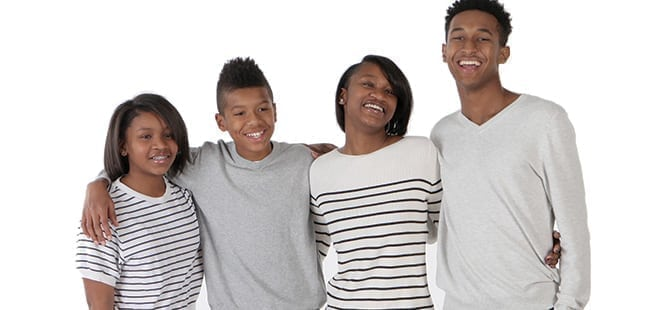
#> input picture university/masters/digital-image-processing/lab3_face_recognition_method_comparison/data/input/input_1.jpg, 660 x 310 px; the run also reads 2 pictures not shown here
$ jupyter execute --allow-errors main.ipynb
#> lines starting #> are read from the running program, lines starting #| are printed output that depends on the picture
[cell 1]
import cv2
from numpy import ndarray, dtype, generic

def prepare_input_image(image_path: str) -> ndarray[int, dtype[generic]]:
    img = cv2.imread(image_path)
    return cv2.cvtColor(img, cv2.COLOR_BGR2GRAY)

[cell 2]
import numpy as np


def noisy(noise_typ, image):
    if noise_typ == "gauss":
        row, col, ch = image.shape
        mean = 0
        var = 0.1
        sigma = var**0.5
        gauss = np.random.normal(mean, sigma, (row, col, ch))
        gauss = gauss.reshape(row, col, ch)
        noisy = image + gauss
        return noisy
    elif noise_typ == "s&p":
        row, col, ch = image.shape
        s_vs_p = 0.5
        amount = 0.004
        out = np.copy(image)
        # Salt mode
        num_salt = np.ceil(amount * image.size * s_vs_p)
        coords = [np.random.randint(0, i - 1, int(num_salt)) for i in image.shape]
        out[coords] = 1

        # Pepper mode
        num_pepper = np.ceil(amount * image.size * (1.0 - s_vs_p))
        coords = [np.random.randint(0, i - 1, int(num_pepper)) for i in image.shape]
        out[coords] = 0
        return out
    elif noise_typ == "poisson":
        vals = len(np.unique(image))
        vals = 2 ** np.ceil(np.log2(vals))
        noisy = np.random.poisson(image * vals) / float(vals)
        return noisy
    elif noise_typ == "speckle":
        row, col = image.shape
        gauss = np.random.randn(row, col)
        gauss = gauss.reshape(row, col)
        noisy = image + image * gauss
        return noisy

[cell 3]
# Prepare input images

import cv2
import timeit
from lab3_face_recognition_method_comparison.definitions import HAAR_CASCADES_DIR, FACE_DB_DIR, DATA_OUTPUT_DIR
from pathlib import Path

def prepare_input(image_path: Path, scale_factor: float = 1.3, min_neighbours: int = 3):
#> called with scale_factor = 1.3, min_neighbours = 3
    img = cv2.imread(str(image_path))
#> img is the input picture: shape (310, 660, 3); mean B, G, R 202.7, 204, 209.1
    gray = cv2.cvtColor(img, cv2.COLOR_BGR2GRAY)
    face_cascade = cv2.CascadeClassifier(str(HAAR_CASCADES_DIR / 'haarcascade_frontalface_default.xml'))
    # image, scaleFactor(1.00 ..), minNeighbors (1, 2, ..), minSize, maxSize
    faces = face_cascade.detectMultiScale(img, scale_factor, min_neighbours)
#> faces = [[438, 15, 63, 63], [347, 67, 55, 55], [224, 91, 53, 53], [126, 113, 62, 62]]
    paths = []
    img = img.copy()
    for i, (x,y,w,h) in enumerate(faces):
        img = cv2.rectangle(img,(x,y),(x+w,y+h),(255,0,0),2)
        f = cv2.resize(gray[y:y+h, x:x+w], (200, 200))
        paths.append(f"{FACE_DB_DIR}/{image_path.name.rstrip('.jpg')}/vardas_{i}.pgm")
        if not (FACE_DB_DIR / image_path.name.rstrip('.jpg')).exists():
            (FACE_DB_DIR / image_path.name.rstrip('.jpg')).mkdir(parents=True)
        cv2.imwrite(f'{FACE_DB_DIR}/{image_path.name.rstrip(".jpg")}/vardas_{i}.pgm', f)
#> this loop made 4 passes
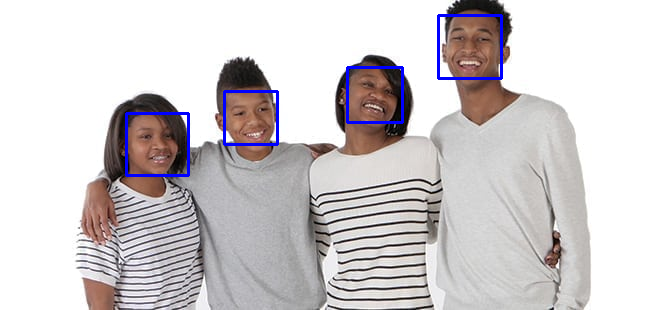
#> img: shape (310, 660, 3); mean B, G, R 204.8, 202.5, 207.3
#> after the loop, paths = 4 items


    print("Detected faces: %d" %len(faces))
#| Detected faces: 4
    cv2.imwrite(f"{DATA_OUTPUT_DIR}/{image_path.name}", img)
    return paths

[cell 4]
from lab3_face_recognition_method_comparison.definitions import DATA_INPUT_DIR, DATA_OUTPUT_DIR

input_image_1 = prepare_input(DATA_INPUT_DIR / "input_1.jpg")
#> input_image_1 = 4 items
input_image_2 = prepare_input(DATA_INPUT_DIR / "input_2.jpg")
#> call 2 of prepare_input, with scale_factor = 1.3, min_neighbours = 3
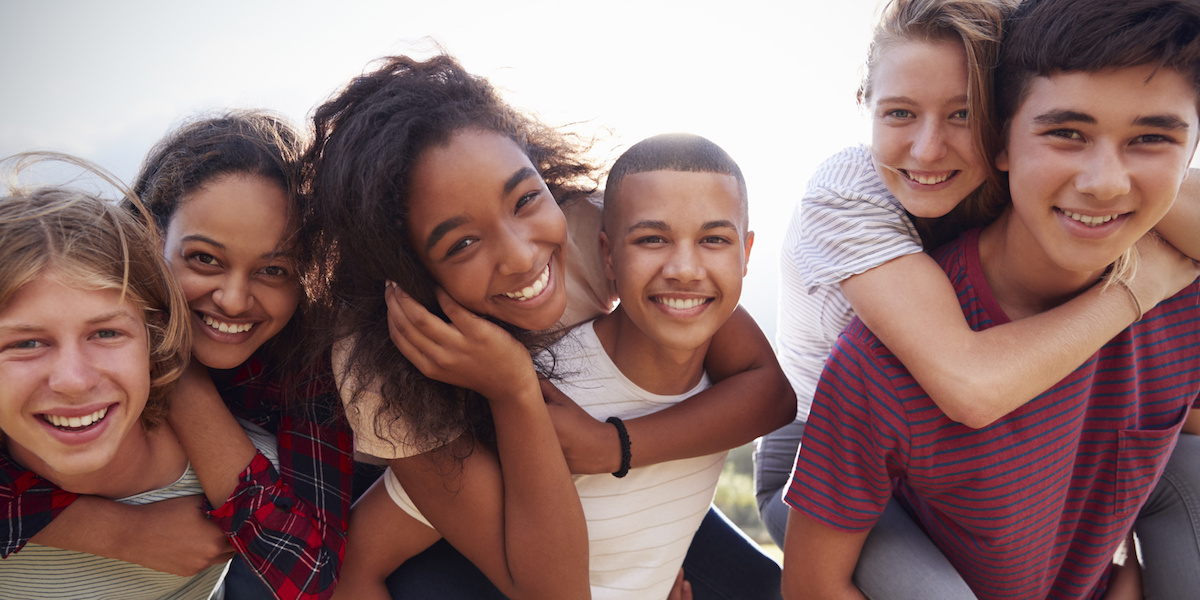
#> input picture university/masters/digital-image-processing/lab3_face_recognition_method_comparison/data/input/input_2.jpg, 1200 x 600 px
#> in prepare_input, img is the input picture: shape (600, 1200, 3); mean B, G, R 108.6, 110.9, 141.1
#> in prepare_input (call 2), `gray = cv2.cvtColor(img, cv2.COLOR_BGR2GRAY)`:
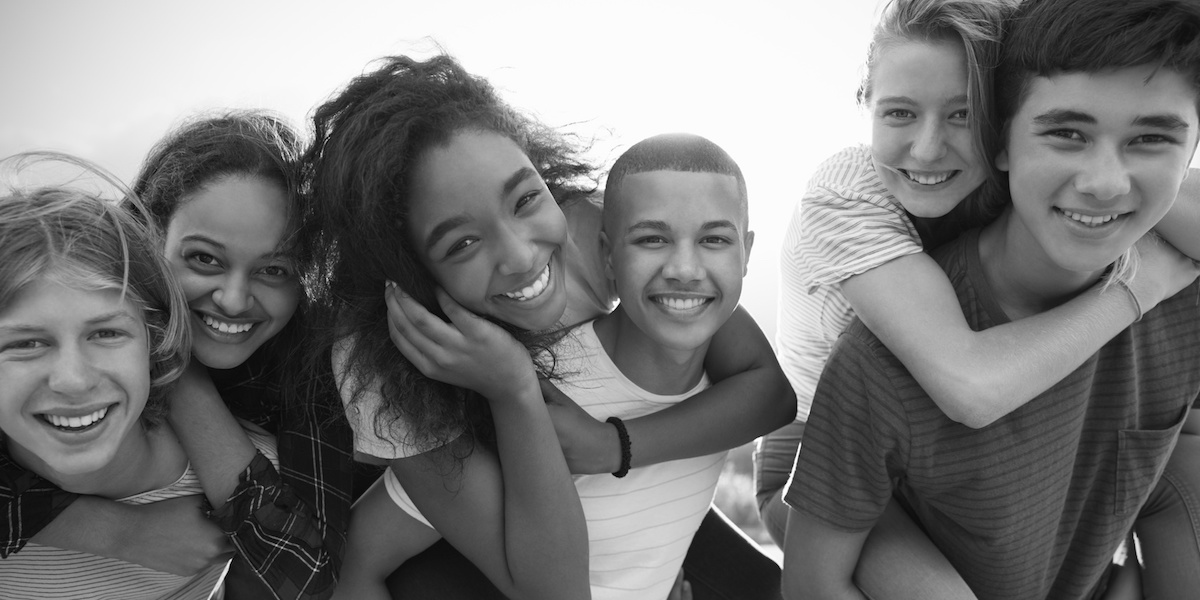
#> gray: shape (600, 1200); min 0, max 255, mean 119.7
#> in prepare_input (call 2), `faces = face_cascade.detectMultiScale(img, scale_factor, min_neighbours)`: faces = [[603, 179, 159, 159], [842, 50, 166, 166], [154, 203, 166, 166], [989, 65, 196, 196]]
#> the loop in prepare_input (call 2), `for i, (x,y,w,h) in enumerate(faces):` made 4 passes
#> after the loop in prepare_input (call 2), `for i, (x,y,w,h) in enumerate(faces):`:
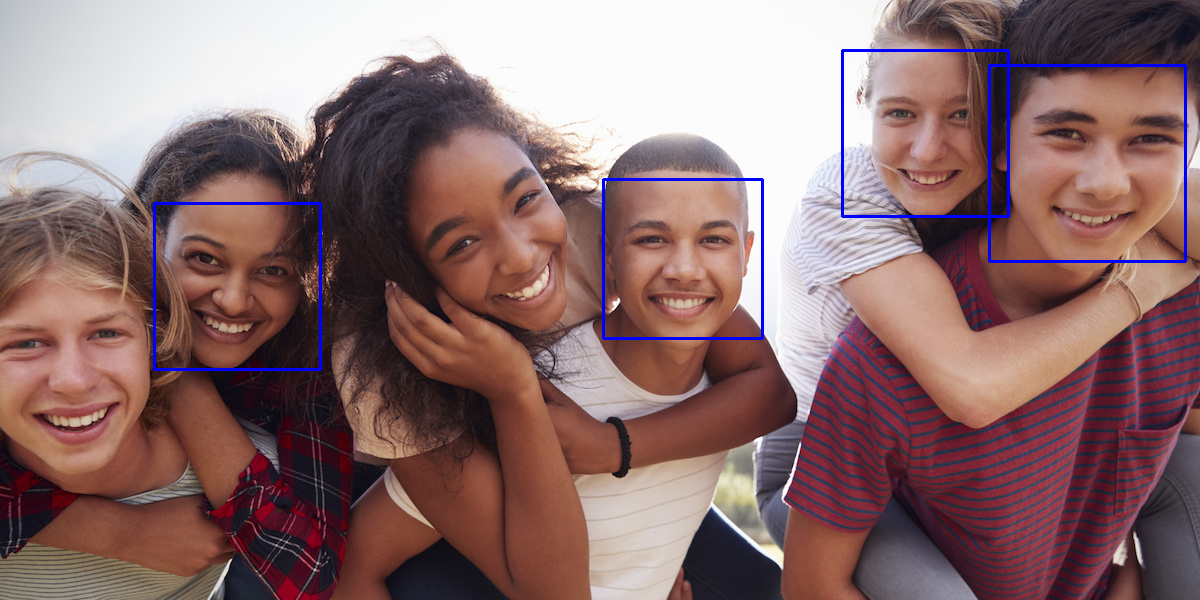
#> img: shape (600, 1200, 3); mean B, G, R 110.5, 109.8, 139.7
#| Detected faces: 4
#> input_image_2 = 4 items

[cell 5]
img = cv2.imread(str((DATA_INPUT_DIR / "input_1.jpg")))
gray = cv2.cvtColor(img, cv2.COLOR_BGR2GRAY)
gray = noisy("speckle", gray)
cv2.imwrite(f"{DATA_OUTPUT_DIR}/noisy.png", gray)
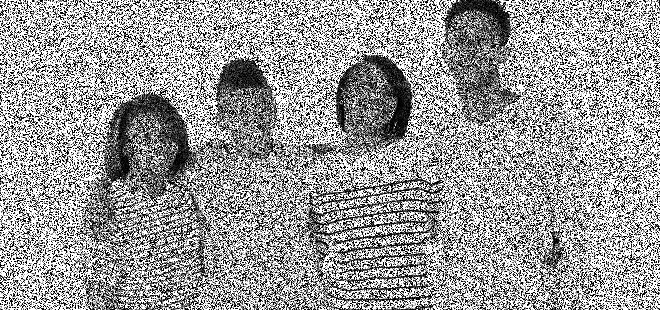
#> saved as noisy.png: shape (310, 660); min 0, max 255, mean 154.8
#> Out = True

[cell 6]
img = cv2.imread("/home/fox/Projects/General/learning-portfolio/university/masters/digital-image-processing/lab3_face_recognition_method_comparison/data/facedb/input_1/vardas_0.pgm")
cv2.imwrite(f"{DATA_OUTPUT_DIR}/1.png", img)
img = cv2.imread("/home/fox/Projects/General/learning-portfolio/university/masters/digital-image-processing/lab3_face_recognition_method_comparison/data/facedb/input_1/vardas_1.pgm")
cv2.imwrite(f"{DATA_OUTPUT_DIR}/2.png", img)
img = cv2.imread("/home/fox/Projects/General/learning-portfolio/university/masters/digital-image-processing/lab3_face_recognition_method_comparison/data/facedb/input_1/vardas_2.pgm")
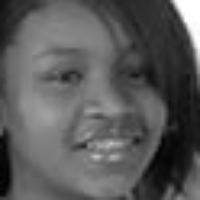
#> input picture university/masters/digital-image-processing/lab3_face_recognition_method_comparison/data/facedb/input_1/vardas_2.pgm, 200 x 200 px, found by its file name
#> img is the input picture: shape (200, 200, 3); min 2, max 255, mean 89.7
cv2.imwrite(f"{DATA_OUTPUT_DIR}/3.png", img)
img = cv2.imread("/home/fox/Projects/General/learning-portfolio/university/masters/digital-image-processing/lab3_face_recognition_method_comparison/data/facedb/input_1/vardas_3.pgm")
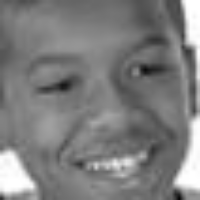
#> input picture university/masters/digital-image-processing/lab3_face_recognition_method_comparison/data/facedb/input_1/vardas_3.pgm, 200 x 200 px, found by its file name
#> img is the input picture: shape (200, 200, 3); min 6, max 255, mean 126.2
cv2.imwrite(f"{DATA_OUTPUT_DIR}/4.png", img)
#> Out = True

[cell 7]
import pandas as pd

#> (the rest of this cell did not finish here and is left out)

[cell 8]
import cv2
import numpy as np
import re
import traceback
import pandas as pd
from enum import Enum
from bayes_opt.event import DEFAULT_EVENTS, Events


class Counter:
    """
    Count the number of calls made to the wrapped function.
    """

    def __init__(self, func):
        self.counter = 0
        self.func = func

    def __call__(self, *args, **kwds):
        self.counter += 1
        return self.func(*args, **kwds)

    def reset(self):
        self.counter = 0


# read images
def read_images(dir: Path):
    for face in dir.iterdir():
        if face.is_file():
            img = cv2.imread(str(face))
            gray = cv2.cvtColor(img, cv2.COLOR_BGR2GRAY)
            yield (gray, re.findall(r"\d+", face.name)[0])


# prepare training dataset
[xl, yl] = [[], []]
for x, y in list(read_images(FACE_DB_DIR / "input_1")):
    xl.append(x)
    yl.append(y)

yl = np.asarray(yl, dtype=np.int32)

# for saving results


class Method(Enum):
    EIGEN = "eigen"
    FISHER = "fisher"
    LBPH = "lbph"


# [48 lines left out: function perform_experiment, not called in this run]


# model blackbox function
def which_model(model: Method):
    if model == Method.EIGEN:

        # [12 lines left out: function eigen_bbox, not called in this run]

        return eigen_bbox
    elif model == Method.FISHER:

        # [11 lines left out: function fisher_bbox, not called in this run]

        return fisher_bbox
    elif model == Method.LBPH:

        # [13 lines left out: function lbph_bbox, not called in this run]

        return lbph_bbox


from bayes_opt import BayesianOptimization

threshold_bounds = (0, 100000)
other_bounds = (1, 1000)

pbounds = {
    Method.EIGEN: {"num_components": other_bounds, "threshold": threshold_bounds},
    Method.FISHER: {"num_components": other_bounds, "threshold": threshold_bounds},
    Method.LBPH: {
        "radius": (1, 100),
        "grid": other_bounds,
        "threshold": threshold_bounds,
    },
}

#> (the rest of this cell did not finish here and is left out)

[cell 9]
from os import path
import pandas as pd

method = "lbph"
#> (the rest of this cell did not finish here and is left out)

[cell 10]
from mpl_toolkits.mplot3d import Axes3D
import matplotlib.pyplot as plt

fig = plt.figure(figsize=(10, 10))
ax = plt.axes(projection='3d')
#> (the rest of this cell did not finish here and is left out)

[cell 11]
# Face detector
import cv2
import numpy as np
import re
import traceback
import pandas as pd

def read_images(dir: Path):
        for face in dir.iterdir():
            if face.is_file():
                img = cv2.imread(str(face))
                gray = cv2.cvtColor(img, cv2.COLOR_BGR2GRAY)
                yield (gray, re.findall(r"\d+", face.name)[0])

[xl, yl] = [[], []]
for x, y in list(read_images(FACE_DB_DIR / "input_1")):
    xl.append(x)
    yl.append(y)

yl = np.asarray(yl, dtype=np.int32)

rows = []
for z in range(0, 100, 10):
    model = cv2.face.EigenFaceRecognizer_create(num_components = z)
    # model = cv2.face.FisherFaceRecognizer_create(num_components = 9, threshold = z)
    # model = cv2.face.LBPHFaceRecognizer_create(radius = 9, neighbors=8, grid_x = 100, grid_y = 100, threshold=z)
    model.train(np.asarray(xl), np.asarray(yl))
    img = cv2.imread(str((DATA_INPUT_DIR / "input_1.jpg")))
    gray = cv2.cvtColor(img, cv2.COLOR_BGR2GRAY)
    gray = noisy("speckle", gray)
#> call 2 of noisy, with noise_typ = 'speckle'
#> in noisy (call 2), `noisy = image + image * gauss`:
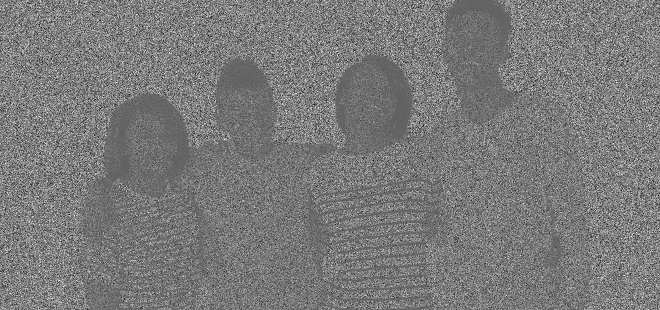
#> noisy: shape (310, 660) float64; min -806.6, max 1300.8, mean 205.8; drawn with min black and max white
    face_cascade = cv2.CascadeClassifier(str(HAAR_CASCADES_DIR / 'haarcascade_frontalface_default.xml'))
    faces = face_cascade.detectMultiScale(img, 1.3, 3)
#> faces = [[438, 15, 63, 63], [347, 67, 55, 55], [224, 91, 53, 53], [126, 113, 62, 62]]
    for i, (x,y,w,h) in enumerate(faces):
        print(f"Face {i}: {x}, {y}, {w}, {h}")
        print("===")
        img = cv2.rectangle(img,(x,y),(x+w,y+h),(255,0,0),2)
        f = cv2.resize(gray[y:y+h, x:x+w], (200, 200))
        print(f.shape)
        try:
            params = model.predict(f)
            rows.append({"label": params[0], "true_label": i, "confidence": params[1], "z": z})
            cv2.putText(img, f"T: {i}", (x, y + 100),  cv2.FONT_HERSHEY_SIMPLEX, 1, 255, 2)
            cv2.putText(img, f"D: {params[0]}", (x, y + 150),  cv2.FONT_HERSHEY_SIMPLEX, 1, 255, 2)
        except Exception as e:
            traceback.print_exc()
#> this loop made 4 passes
#> (x, y, w, h, params) on passes 1 to 4: (438, 15, 63, 63, (0, 806)), (347, 67, 55, 55, (1, 492.6)), (224, 91, 53, 53, (2, 695.7)), (126, 113, 62, 62, (3, 434.1))
#| Face 0: 438, 15, 63, 63
#| ===
#| (200, 200)
#| Face 1: 347, 67, 55, 55
#| ===
#| (200, 200)
#| Face 2: 224, 91, 53, 53
#| ===
#| (200, 200)
#| Face 3: 126, 113, 62, 62
#> (further printed lines are left out)
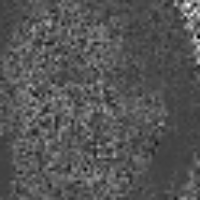
#> f: shape (200, 200) float64; min -290.8, max 849.4, mean 91.6; drawn with min black and max white
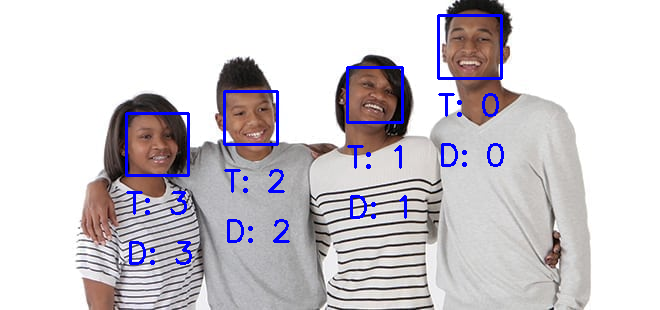
#> img: shape (310, 660, 3); mean B, G, R 205.8, 200.2, 204.9
#> after the loop, rows = 4 items
    cv2.imwrite(f"{DATA_OUTPUT_DIR}/experiment_EigenFace_{z}.png", img)

df = pd.DataFrame(rows)
#> (the rest of this cell did not finish here and is left out)
